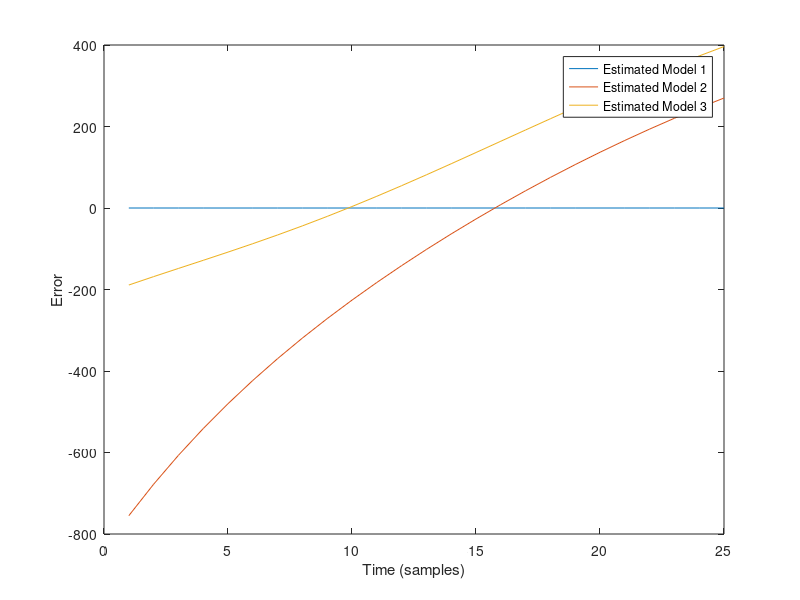
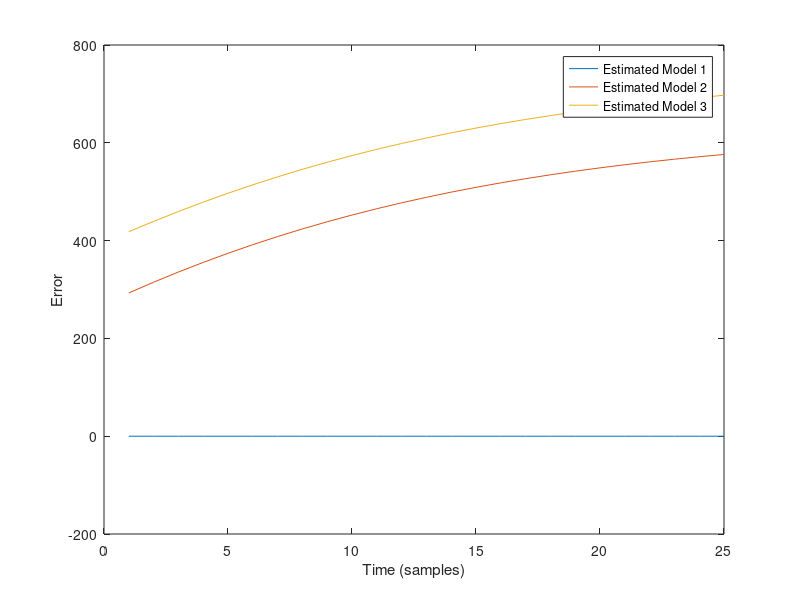
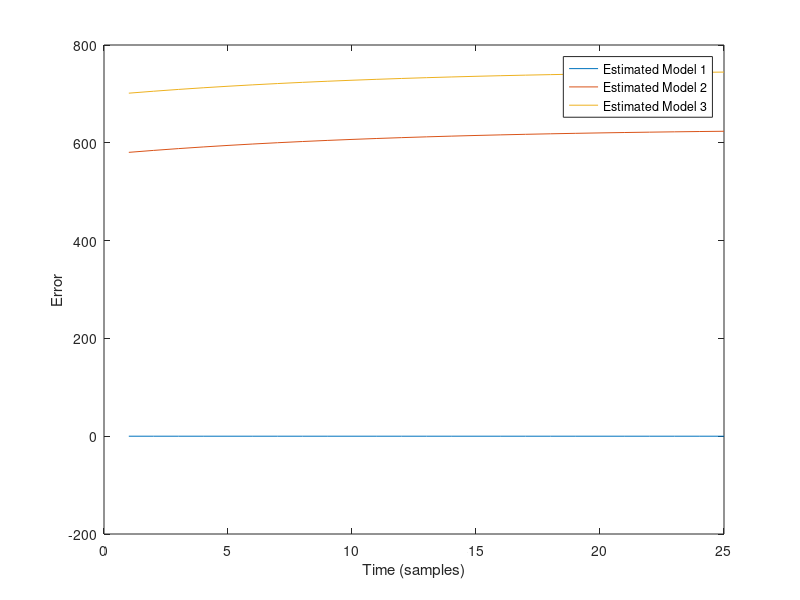
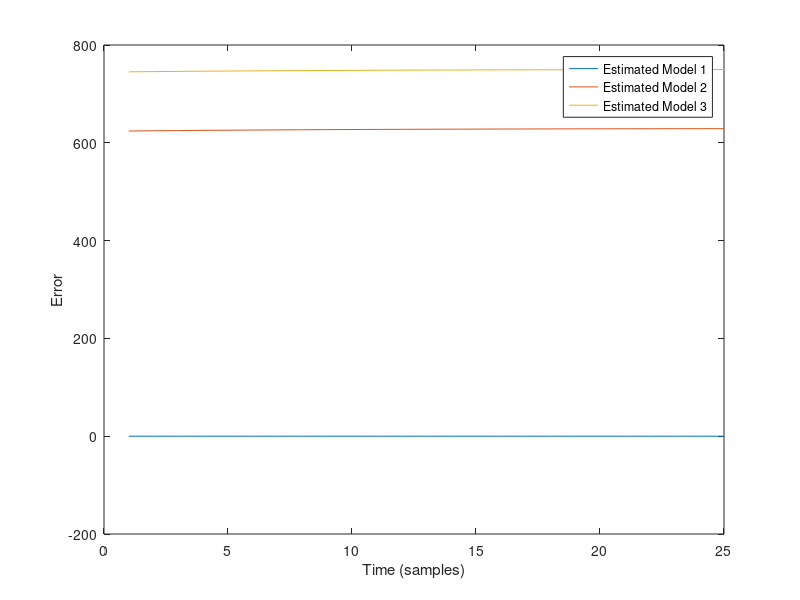

Here is the MATLAB script that generated these plots, in order:
clear all
clc
A1 = [0.8 1 0 0; 0 0.9 1 0; 0 0 0.8 1; 0 0 0 0.9];
B1 = [0.1 0.1; 0.1 0.1; 0.1 0.1; 0.1 0.1];
C1 = eye(4);

A2 = [0.7 1 0 0; 0 0.8 1 0; 0 0 0.7 1; 0 0 0 0.8];
B2 = [0.2 0.2; 0.2 0.2; 0.2 0.2; 0.2 0.2];
C2 = eye(4);

A3 = [0.6 1 0 0; 0 0.7 1 0; 0 0 0.6 1; 0 0 0 0.7];
B3 = [0.3 0.3; 0.3 0.3; 0.3 0.3; 0.3 0.3];
C3 = eye(4);
L = place(A1',C1',[.5 .7 .5 .7])';
L1 = place(A2',C2',[.5 .7 .5 .7])';
L2 = place(A3',C3',[.5 .7 .5 .7])';
t = 1:100;
u1 = ones(size(t));
u2 = ones(size(t))*2;
u = [u1; u2];

x1 = [1; 1; 1; 1]; % Initial state for system 1
x_hat = [1.01;1.01;1.01;1.01]; % Initial estimated state
y1 = zeros(length(t),4);
y_hat = zeros(length(t),4);
for k = 1:length(t)
    x1 = A1*x1 + B1*u(:,k);
    y1(k,:) = C1*x1;
    x_hat = A1*x_hat+ B1*u(:,k) ;
    y_hat(k,:) = C1*x_hat;
    x_hat = x_hat + L * (y1(k,:) - y_hat(k,:))'; % Luenberger observer % Luenberger observer
end

x2 = x1; % Initial state for system 2 is the last iteration value of system 1
y2 = zeros(length(t),4);
y_hat2 = zeros(length(t),4);
x_hat2 = x1+0.01;
for k = 1:length(t)
    x2 = A2*x2 + B2*u(:,k);
    y2(k,:) = C2*x2;
    x_hat2 = A2*x_hat2 + B2*u(:,k) ;
    y_hat2(k,:) = C2*x_hat2;
    x_hat2 = x_hat2 + L1 * (y2(k,:) - y_hat2(k,:))'; % Luenberger observer
end

x3 = x2; % Initial state for system 3 is the last iteration value of system 2
y3 = zeros(length(t),4);
x_hat3 = x2+0.01;
y_hat3 = zeros(length(t),4);
for k = 1:length(t)
    x3 = A3*x3 + B3*u(:,k);
    y3(k,:) = C3*x3;
    x_hat3 = A3*x_hat3 + B3*u(:,k);
    y_hat3(k,:) = C3*x_hat3;
    x_hat3 = x_hat3 + L2 * (y3(k,:) - y_hat3(k,:))'; % Luenberger observer '?
end
 
% figure;
% for i = 1:4
%     subplot(4,1,i);
%     stem(0:100,y1(1:101,i), 'r'); hold on;
%     stem(0:100,y_hat(1:101,i),'--b');
%     stem(100:200,y2(1:101,i),'g');
%     stem(100:200,y_hat2(1:101,i),'--r');
%     stem(200:300,y3(1:101,i),'b');
%     stem(200:300,y_hat3(1:101,i),'--r');
%     xlabel('Time (samples)');
%     ylabel(['Output ' num2str(i)]);
%     legend({'System 1 actual','System 1 estimated','System 2 actual','System 2 estimated','System 3 actual','System 3 estimated'});
% end

% Have estimation for each model. y_hat, y_hat2, y_hat3. 
%combine three different output as one output 
 
y = [y1; y2; y3];% Combined output
y_split = mat2cell(y, 25*ones(1,12), size(y,2));% split output in 12 part so that you have 25 time step every time of output. 



%Than run estimators on these splitted part of the output. 
% get first 25 timestep and measure the difference between all estimators. 
% e1 = y_split{2} - y_hat(26:50,:) % first 25 time step with first estimators 25 time step. 
% e2 = y_split{2} - y_hat2(26:50,:)
% e3 = y_split{2} - y_hat3(26:50,:)

% y_split has 12 part determine which model each part correspond to. 

% result = cell(12,4)
% for k = 1:12
%     for i = 0:3
%         e1 = y_split{k} - y_hat(i*25+1:i*25+25,:); % first 25 time step with first estimators 25 time step. 
%         e2 = y_split{k} - y_hat2(i*25+1:i*25+25,:);
%         e3 = y_split{k} - y_hat3(i*25+1:i*25+25,:);
%         result{k,i+1} = [e1(:,1),e2(:,1),e3(:,1)]
%     end
% end

result = cell(12,1);
var = 0; 
treshHoldUpper = 1; 
treshHoldLower = -1; 
output_Model = [];
Model_Name = "";
for k = 1:12
    
    e1 = y_split{k} - y_hat(var*25+1:var*25+25,:); % first 25 time step with first estimators 25 time step. 
    e2 = y_split{k} - y_hat2(var*25+1:var*25+25,:);
    e3 = y_split{k} - y_hat3(var*25+1:var*25+25,:);
    result{k} = [e1(:,1),e2(:,1),e3(:,1)];
    if (var+1 >= 4); var=0; else; var=var+1; end
    for j = 1:3
        if((result{k}(:,j)<=treshHoldUpper) & (result{k}(:,j) >= -treshHoldLower))
            output_Model = [output_Model, j];
            Model_Name = Model_Name+"Output "+k+" correspond to model :"+j+newline;  
        end
    end  
end



for i = 1:12
    figure;
    plot(1:25, result{i})
    xlabel('Time (samples)');
    ylabel('Error');
    legend({'Estimated Model 1','Estimated Model 2','Estimated Model 3'});
    %Analyze the error. 
end


